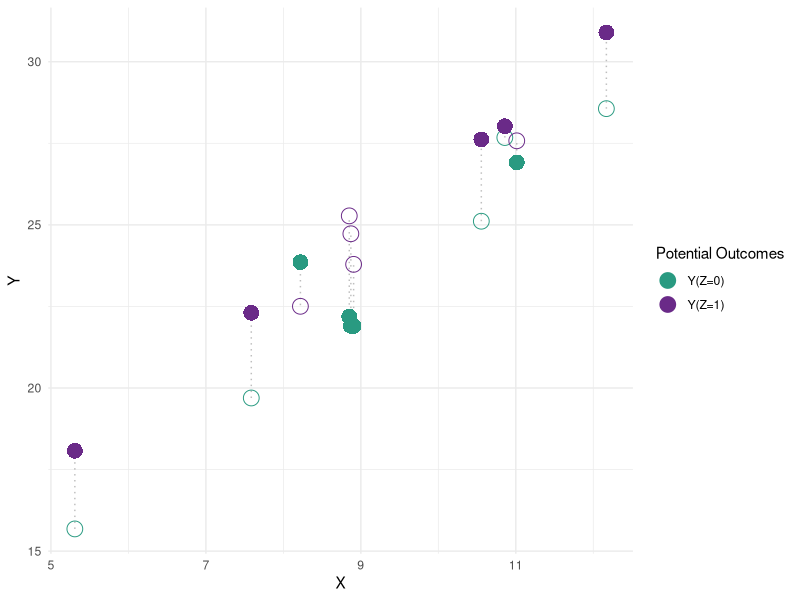
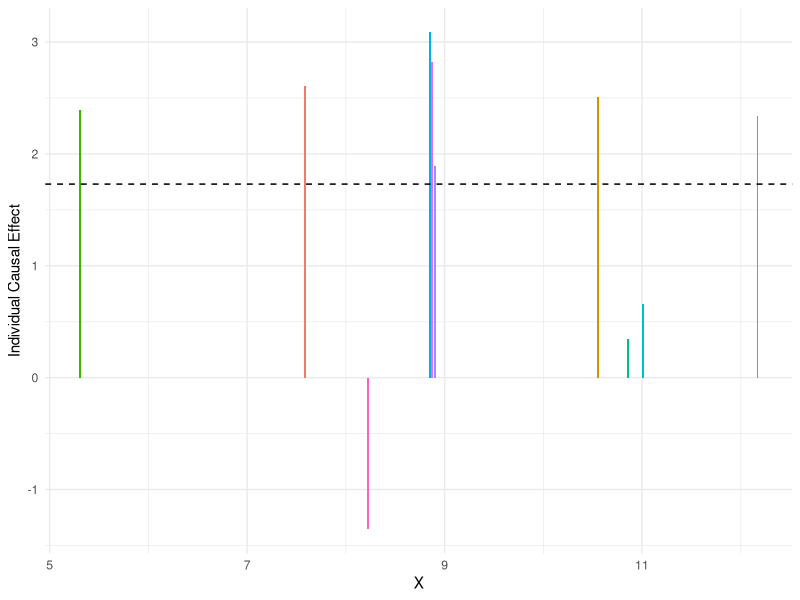
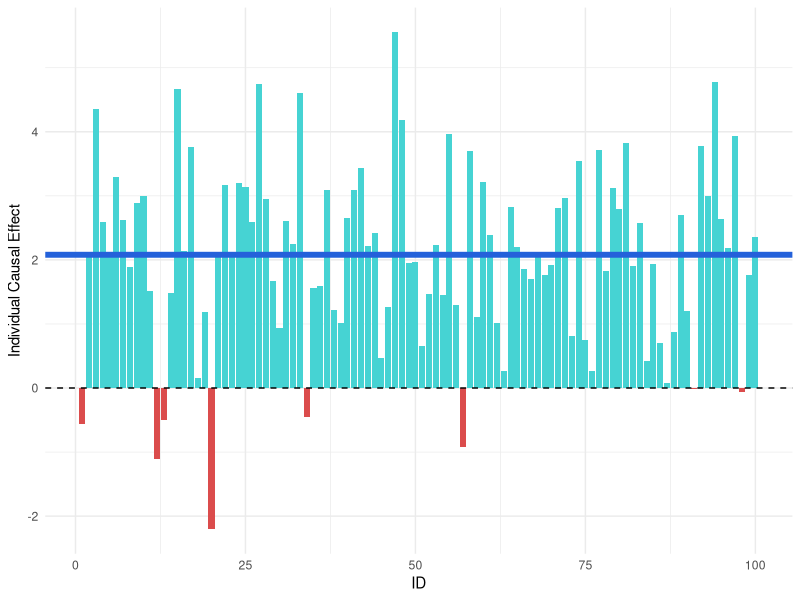
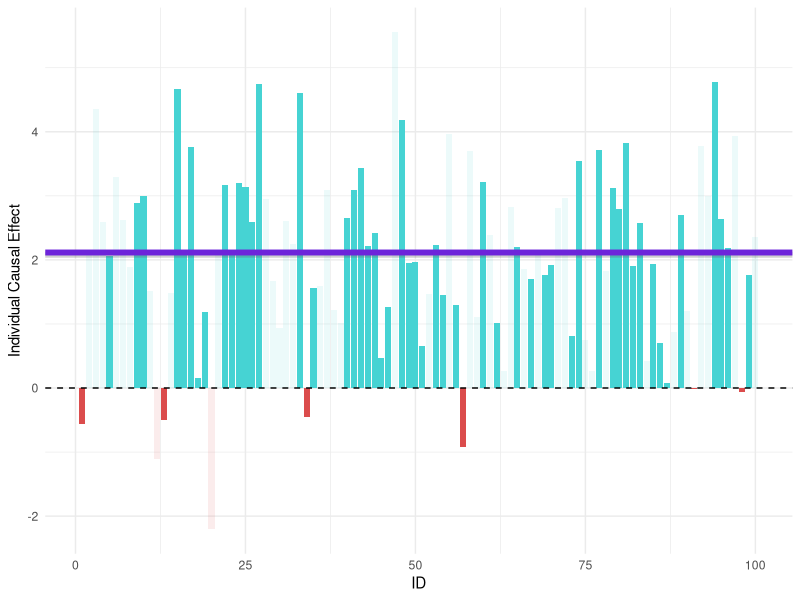
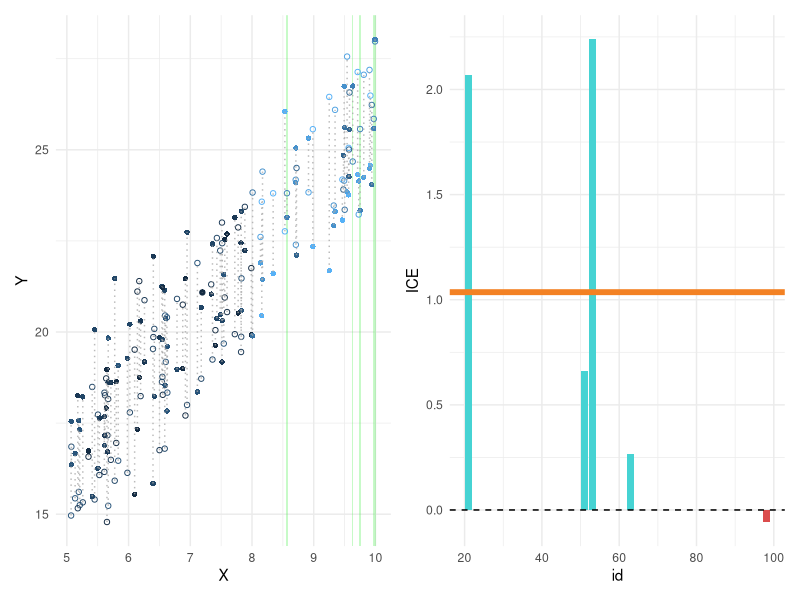

Source code (R) for these figures, in order:
set.seed(1234)

library(tidyverse)
library(patchwork) 

n <- 10
dat <- tibble(
  id = 1:n,
  x  = rnorm(n,10,sd=2),
  y0 = 5 + 2*x + rnorm(n,0,1),
  y1 = 5 + 2*x + 2 + rnorm(n,0,1),
  z  = rep(c(1,0),each=5),

  y  = y1*z + y0*(1-z),
  obs.y1 = ifelse(z == 1,'Y','N'),
  obs.y0 = ifelse(z == 0,'Y','N')
)

dat |>
  ggplot() + 
  geom_segment(aes(x=x,xend = x, y=y0,yend=y1,group=id,color='lightgrey'),lty='dotted',alpha=.5) + 
  geom_point(aes(x=x,y=y0, color = 'Y(Z=0)',shape = obs.y0),size=5) + 
  geom_point(aes(x=x,y=y1,color = 'Y(Z=1)', shape = obs.y1),size=5) + 
  theme_minimal() + 
  scale_color_manual(
    values = c(
      "Y(Z=0)" = "#299a81",
      "Y(Z=1)" = "#6a2a88"
    )
  ) + 
  scale_shape_manual(
  values = c('Y' = 16, 'N' = 1),
  breaks = c(TRUE, FALSE),
  labels = c("Observed", "Unobserved")
  ) + 
  labs(
    x = 'X',
    y = 'Y',
    color = "Potential Outcomes",
    shape = "Observed"
  )


dat |> 
  mutate(
    ICE = y1 - y0
  ) |> 
  ggplot(aes(x=x,y=ICE,fill=as.factor(id))) + geom_col() + 
  geom_hline(aes(yintercept = mean(ICE)),lty='dashed') + 
  theme_minimal() + 
  labs(
    x = 'X',
    y = 'Individual Causal Effect'
  ) + 
  theme(legend.position='none')



#### PATE
n <- 100
dat <- tibble(
  id = 1:n,
  x  = runif(n,5,10),
  y0 = 5 + 2*x + rnorm(n,0,1),
  y1 = 5 + 2*x + 2 + rnorm(n,0,1),
  z  = rep(c(1,0),each=(n/2)),

  y  = y1*z + y0*(1-z),
  obs.y1 = ifelse(z == 1,'Y','N'),
  obs.y0 = ifelse(z == 0,'Y','N')
)

dat |> 
 mutate(
    ICE = y1 - y0,
    pos = ifelse(ICE > 0,'Y','N')
  ) |> 
  ggplot(aes(x=id,y=ICE,fill=pos)) + 
  geom_col(stat='identity') + 
  geom_hline(yintercept = 0,color='black',lty='dashed') + 
  geom_hline(aes(yintercept = mean(ICE)),color = '#2461da',linewidth=2) + 
  scale_fill_manual(
    values = c(
      'Y' = '#46d3d3',
      'N' = '#db4c4c'
    )
  ) + 
  theme_minimal() + 
  labs(
    x = 'ID',
    y = 'Individual Causal Effect'
  ) + 
  theme(legend.position='none')

dat.sate <- dat |> 
  rowwise() |> 
  mutate(
    ICE = y1 - y0,
    pos = ifelse(ICE > 0,'Y','N'),
    coll = ifelse(rbinom(1,1,.6),1,0)
  )

dat.sate.new <- dat.sate |> filter(coll == 1)

dat.sate |> 
  ggplot(aes(x=id,y=ICE,fill=pos,alpha=coll)) + 
  geom_col(stat='identity') + 
  geom_hline(yintercept = 0,color='black',lty='dashed') + 
  geom_hline(aes(yintercept = mean(ICE)),color = '#5f5f5f',alpha=0.3,linewidth=2) + 
  geom_hline(aes(yintercept = mean(ICE)),color = '#6d24da',linewidth=2,data=dat.sate.new) + 
  scale_fill_manual(
    values = c(
      'Y' = '#46d3d3',
      'N' = '#db4c4c'
    )
  ) + 
  theme_minimal() + 
  labs(
    x = 'ID',
    y = 'Individual Causal Effect'
  ) + 
  theme(legend.position='none')


dat.cate <- dat |>
  rowwise() |> 
  mutate(
  age = ifelse(x > 8,sample(25:30,1,replace=TRUE),sample(21:24,1,replace=TRUE))
) |> ungroup()

p.cate.age <- dat.cate |> 
  ggplot() + 
  geom_rect(
    data = \(dat.cate) dat.cate |> subset(age == 27),
    aes(xmin = x - 0.01, xmax = x + 0.01, ymin = -Inf, ymax = Inf),
    fill = "#43f049",
    alpha = 0.3,
    inherit.aes = FALSE
  ) +
  geom_point(aes(x=x, y=y0,color=age,shape=obs.y0)) + 
  geom_point(aes(x=x, y=y1,color=age,shape=obs.y1)) + 
  geom_segment(aes(x=x,xend = x,y=y0,yend=y1,group=id),color='darkgrey',alpha=0.8,lty='dotted') +
  theme_minimal() + 
  scale_shape_manual(
    values= c('Y' = 16, 'N' = 1),
    labels= c('Y' = 'Observed','N' ='Unobserved')
  ) + 
  labs(
    x = 'X',
    y = 'Y',
    color = 'Age',
    shape = 'Observed'
  ) + 
  theme(legend.position = 'none')

dat.cate.filt<- dat.cate |> 
  mutate(
    ICE = y1-y0,
    pos = ifelse(ICE > 0,'Y','N')
  ) |> 
  filter(age == 27)

p.cate.calc <- dat.cate.filt |> 
  ggplot() + 
  geom_col(aes(x=id,y=ICE,fill = pos)) + 
  geom_hline(aes(yintercept= 0),color='black',lty='dashed') + 
  geom_hline(aes(yintercept= mean(ICE)),linewidth=2,color='#f38123') + 
  scale_fill_manual(
    values = c(
      'Y' = '#46d3d3',
      'N' = '#db4c4c'
    )
  ) + 
  theme_minimal() + 
  theme(legend.position='none')

p.cate.age + p.cate.calc
